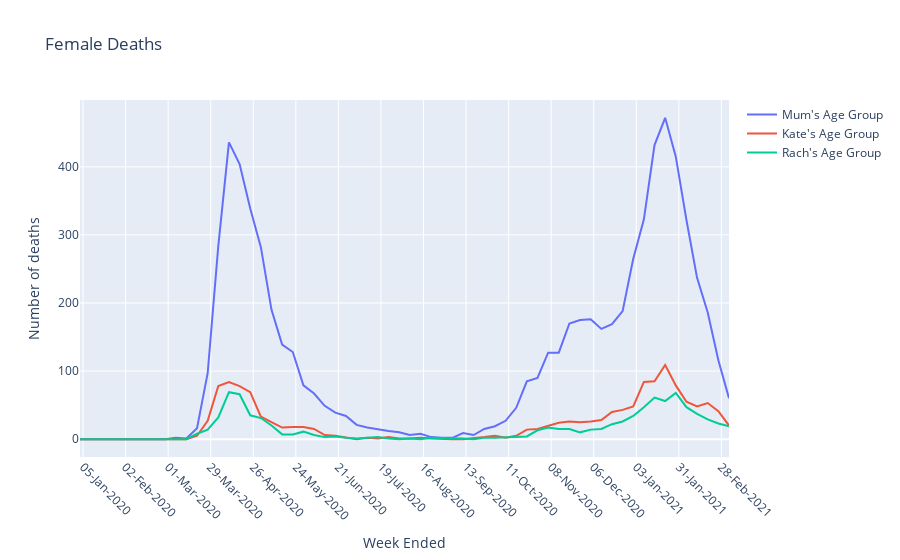

Write notebook code for a chart like this one.
### Code cell
fig = init_plot('Female Deaths')
plot_line(fig, df[(df['Sex'] == 'Female') & (df['Age'] == '75-79')], "Mum's Age Group")
plot_line(fig, df[(df['Sex'] == 'Female') & (df['Age'] == '55-59')], "Kate's Age Group")
plot_line(fig, df[(df['Sex'] == 'Female') & (df['Age'] == '50-54')], "Rach's Age Group")
fig.show()
